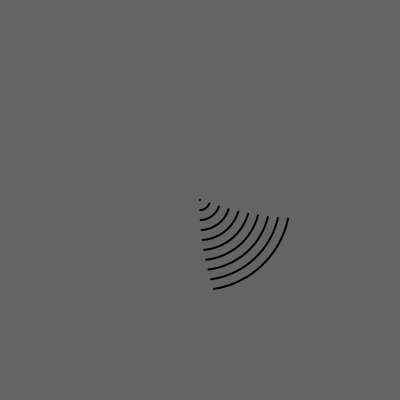
Frame 1 (no input)
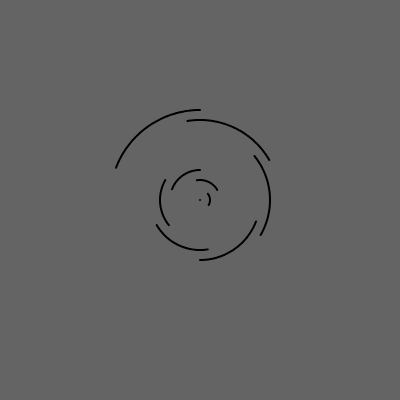
Frame 60 (no input)
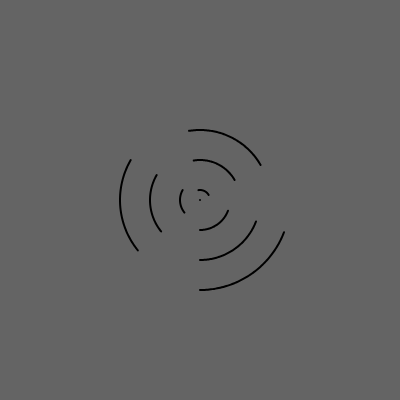
Frame 120 (the mouse pressed at the canvas centre since frame 60)

The p5.js sketch that drew these frames (run headless with seeded random() and noise() and a simulated clock; from frame 60 on, the mouse is pressed at the canvas centre):

// p5.js sketch
// ── sketch.js
//

let q = 0;
function setup(){
	createCanvas(400,400);
	background(100);
	strokeWeight(2);
	noFill();
	angleMode(DEGREES);
}

function draw(){
	background(100);
	translate(width/2,height/2);
	q+=1;
	for(e=0;e<10;e++){
		beginShape();
		for(i=0;i<70;i++){
			let r = e*10;
			let x = sin(i+e*q)*r;
			let y = cos(i+e*q)*r;
			vertex(x,y);
		}
		endShape();
	}
}
